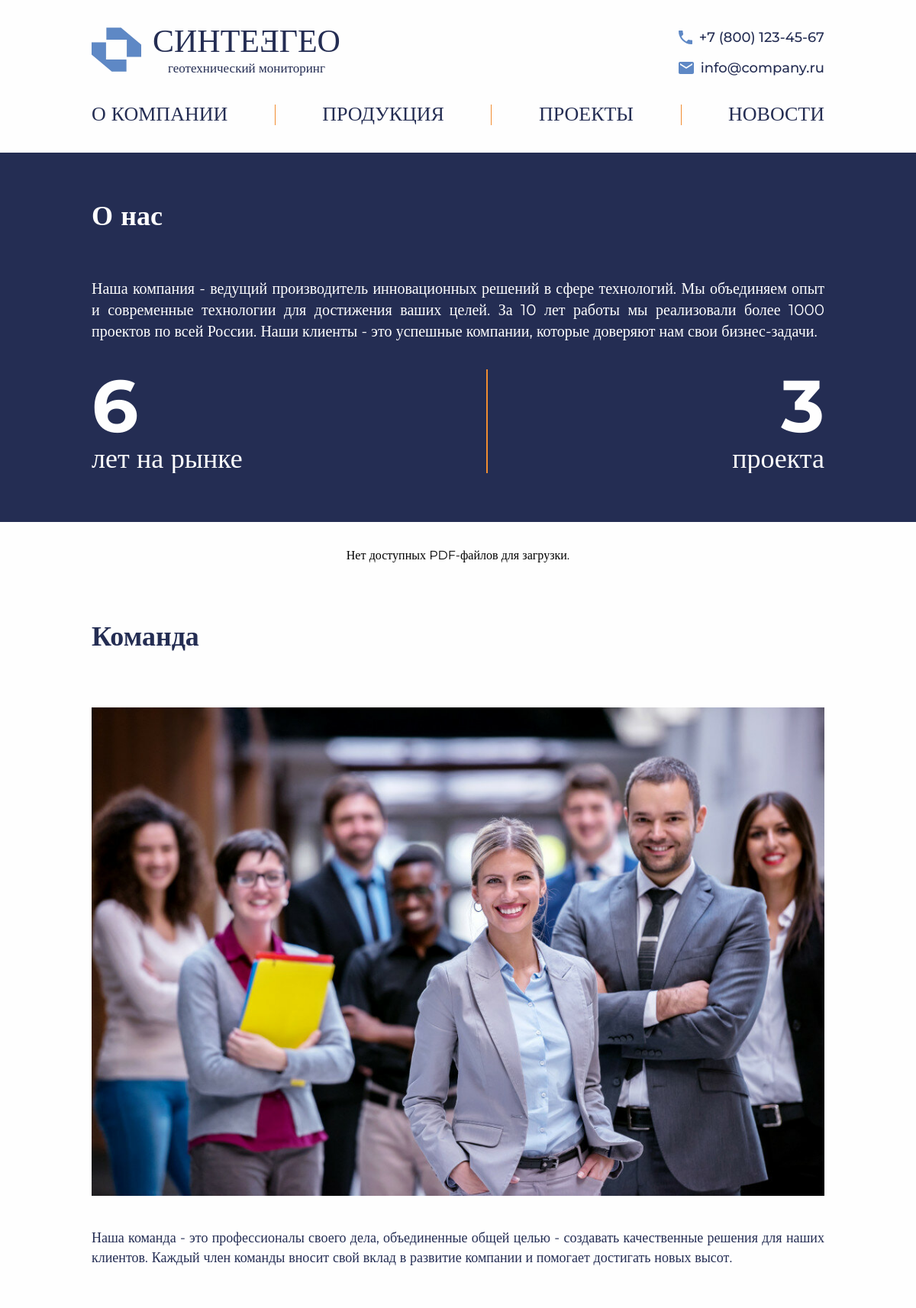
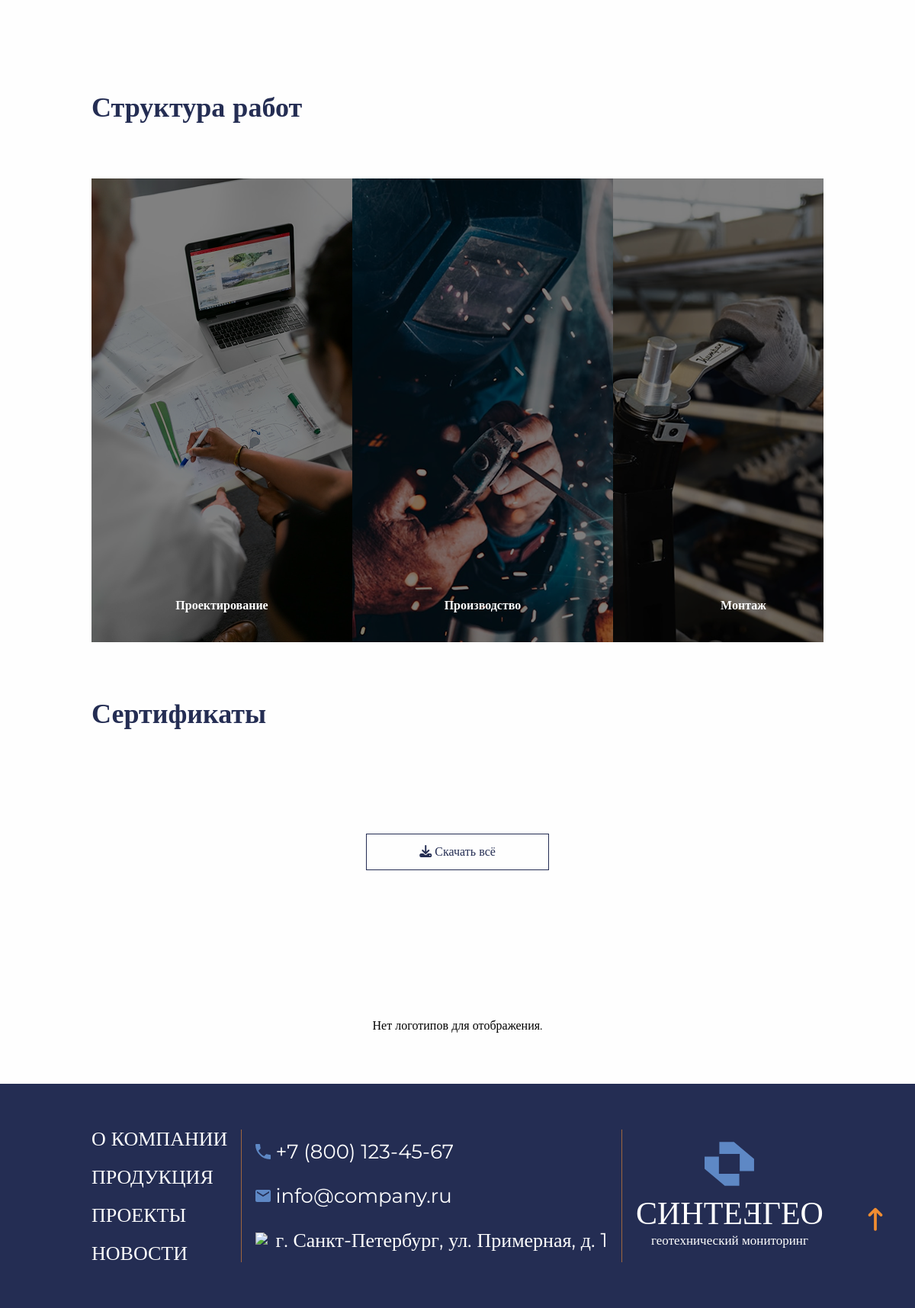
The page /about/ on the database its author committed (2 pictures, top to bottom).
### content/models.py (models this page shows, shortened)
class AboutIndex(models.Model):
    phone = models.TextField(verbose_name="Номер телефона")
    email = models.EmailField(verbose_name="Адрес электронной почтой")
    address = models.TextField(default=None, verbose_name="Адрес предприятия")
    slogan = models.TextField(verbose_name="Слоган")
    description_1 = models.TextField(
        verbose_name="Описание 'О компании' для первого блока главной страницы"
    )
    description_2 = models.TextField(
        verbose_name="Описание 'О компании' для второго блока главной страницы"
    )
    class Meta:
        verbose_name = "Наполнение главной страницы"
        verbose_name_plural = "Наполнение главной страницы (должно быть одно)"

class AboutCompany(models.Model):
    company_description = models.TextField(
        verbose_name="Текст с описанием компании в самом верху страницы"
    )
    colleagues_description = models.TextField(
        verbose_name="Текст для раздела 'Команда'", null=True
    )
    colleagues_main_image = models.ImageField(
        verbose_name="Общее фото для раздела 'Команда'",
        upload_to="company_image/",
        null=True,
        blank=True,
    )
    colleagues = models.ManyToManyField(
        "Colleague",
        related_name="companies",
        blank=True,
        verbose_name="Коллеги",
    )
    class Meta:
        verbose_name = "Наполнение раздела 'О нас'"
        verbose_name_plural = "Наполнение раздела 'О нас' (должно быть одно)"

### api/views.py (the view)
# urls.py: path("about/", about_company_view, name="about"),
def about_company_view(request):
    about_company = AboutCompany.objects.first()
    certificates = Certificate.objects.all()
    established_year = 2020
    current_year = timezone.now().year
    years_in_market = current_year - established_year
    project_count = Project.objects.count()
    logo_images = about_company.logo_images.all() if about_company else []
    company_pdfs = about_company.pdfs.all() if about_company else []
    colleagues = Colleague.objects.all()
    years_form = get_plural_form(
        years_in_market, "год на рынке", "года на рынке", "лет на рынке"
    )
    projects_form = get_plural_form(project_count, "проект", "проекта", "проектов")
    context = {
        "about_company": about_company,
        "colleagues": colleagues,
        "years_in_market": years_in_market,
        "years_form": years_form,
        "project_count": project_count,
        "projects_form": projects_form,
        "certificates": certificates,
        "logo_images": logo_images,
        "company_pdfs": company_pdfs,
    }
    return render(request, "main/about_company.html", context)

### api/context_processors.py (called while the page is built)
def about_index_processor(request):
    about_index = AboutIndex.objects.first()
    return {"about_index": about_index}

### api/utils.py (called while the page is built)
def get_plural_form(number, form1, form2, form5):
    try:
        n = abs(int(number))
    except (TypeError, ValueError):
        return form5
    if n % 100 in (11, 12, 13, 14):
        return form5
    remainder = n % 10
    if remainder == 1:
        return form1
    elif 2 <= remainder <= 4:
        return form2
    else:
        return form5

### templates/main/about_company.html (shortened to what this page needs)
{% extends 'main/base.html' %}
{% load static %}
{% block content %}
{% include 'includes_about_company/about_us.html' %}
{% include 'includes_about_company/download_section.html' %}
{% include 'includes_about_company/team_section.html' %}
{% include 'includes_about_company/structure_section.html' %}
{% include 'includes_index/sertificates.html' %}
{% include 'includes_about_company/partners_section.html' %}
{% endblock %}

### templates/includes/header.html (shortened to what this page needs)
{% load static %}
<header class="header">
  <div class="container">
    <div class="header__wrapper">
      <div class="header__main-menu">
        <div class="header__logo">
            <a href="{% url 'index' %}" class="header__logo_link">
            <div class="header__logo__icon">
                <img src="{% static 'main/src/img/logo.svg' %}" alt="Логотип" class="header__logo__img">
            </div>
            <div class="header__logo__text">
              <div class="header__logo__title">синте <span class="rotate-e">e</span> гео</div>
              <div class="header__logo__subtitle">геотехнический мониторинг</div>
            </div>
          </a>
        </div>
        <div class="header__contacts">
            <div class="header__contacts__phone">
                <img src="{% static 'main/src/icon/phone.svg' %}" alt="Телефон" class="header__contacts__phone__icon">
                <a href="tel:{{ about_index.phone }}" class="header__contacts__phone__text">{{ about_index.phone }}</a>
            </div>
            <div class="header__contacts__mail">
                <img src="{% static 'main/src/icon/email.svg' %}" alt="Email" class="header__contacts__mail__icon">
                <a href="mailto:{{ about_index.email }}" class="header__contacts__mail__text">{{ about_index.email }}</a>
            </div>
        </div>
    </div>
    <nav class="header__navbar navbar">
        <ul class="header__navbar__list">
            <a href="{% url 'about' %}" class="header__navbar__list__link">
                <li class="header__navbar__list__item">о компании</li>
            </a>
            <a href="{% url 'products' %}" class="header__navbar__list__link">
                <li class="header__navbar__list__item">продукция</li>
            </a>
            <a href="{% url 'projects' %}" class="header__navbar__list__link">
                <li class="header__navbar__list__item">проекты</li>
            </a>
            <a href="{% url 'news' %}" class="header__navbar__list__link">
                <li class="header__navbar__list__item">новости</li>
            </a>
        </ul>
    </nav>
    </div>
  </div>
</header>

### templates/includes_about_company/about_us.html
<div class="about-us">
    <div class="container">
        <h2 class="about-us__title">О нас</h2>
        <div class="about-us__desc">
            <p class="about-us__text">{{ about_company.company_description }}</p>
            <div class="about-us__info">
                <div class="about-us__info__item">
                    <div class="about-us__info__item__accent">{{ years_in_market }}</div>
                    <div class="about-us__info__item__text">{{ years_form }}</div>
                </div>
                <div class="about-us__info__devider"></div>
                <div class="about-us__info__item">
                    <div class="about-us__info__item__accent">{{ project_count }}</div>
                    <div class="about-us__info__item__text">{{ projects_form }}</div>
                </div>
            </div>
        </div>
    </div>
</div>

### templates/includes_about_company/team_section.html (shortened to what this page needs)
<section class="team">
    <div class="container">
        <h2 class="section__title team__title">Команда</h2>
        <div class="team__inner">
            <div class="team__preview">
                <img src="{{ about_company.colleagues_main_image.url }}" alt="" class="team__preview__img">
            </div>
            <div class="team__content">
                <p class="team__content__paragraph">
                    {{ about_company.colleagues_description }}
                </p>
            </div>
        </div>
    </div>
</section>

### templates/includes/footer.html (shortened to what this page needs)
{% load static %}
<footer class="footer">
    <div class="container">
        <div class="footer__wrapper">
            <nav class="footer__navbar navbar">
                <ul class="footer__navbar__list">
                    <li><a href="{% url 'about' %}" class="footer__navbar__list__link">О компании</a></li>
                    <li><a href="{% url 'products' %}" class="footer__navbar__list__link">Продукция</a></li>
                    <li><a href="{% url 'projects' %}" class="footer__navbar__list__link">Проекты</a></li>
                    <li><a href="{% url 'news' %}" class="footer__navbar__list__link">Новости</a></li>
                </ul>
            </nav>
            <div class="footer__contacts">
                <div class="footer__contacts__phone">
                    <img src="{% static 'main/src/icon/phone.svg' %}" alt="Телефон" class="footer__contacts__phone__icon">
                    <a href="tel:{{ about_index.phone }}" class="footer__contacts__phone__text">{{ about_index.phone }}</a>
                </div>
                <div class="footer__contacts__mail">
                    <img src="{% static 'main/src/icon/email.svg' %}" alt="Email" class="footer__contacts__mail__icon">
                    <a href="mailto:{{ about_index.email }}" class="footer__contacts__phone__text">{{ about_index.email }}</a>
                </div>
                <div class="footer__contacts__address">
                    <img src="{% static 'main/src/icon/location.png' %}" alt="Адрес" class="footer__contacts__address__icon">
                    <a href="https://yandex.ru/maps/-/CLRBUMMN" target="_blank" class="footer__contacts__phone__text">
                        {{ about_index.address }}
                    </a>
                </div>
            </div>
            <div class=" footer__logo">
                <a href="/" class="footer__logo_link">
                  <div class="footer__logo__icon">
                    <img src="{% static 'main/src/img/logo.svg' %}" alt="Логотип" class="footer__logo__img">
                  </div>
                  <div class="footer__logo__text">
                    <div class="footer__logo__title">синте <span class="rotate-e">e</span> гео</div>
                    <div class="footer__logo__subtitle">геотехнический мониторинг</div>
                  </div>
                </a>
              </div>
        </div>
    </div>
</footer>

### rows shown on the page
AboutIndex: phone "+7 (800) 123-45-67", email "info@company.ru", address "г. Санкт-Петербург, ул. Примерная, д. 1"
AboutCompany: company_description "Наша компания - ведущий производитель инновационных решений в сфере технологий. Мы объединяем опыт и современные технологии для достижения ваших целей. За 10 лет работы мы реализовали более 1000 проектов по всей России. Наши клиенты - это успешные компании, которые доверяют нам свои бизнес-задачи.", colleagues_main_image (picture), colleagues_description "Наша команда - это профессионалы своего дела, объединенные общей целью - создавать качественные решения для наших клиентов. Каждый член команды вносит свой вклад в развитие компании и помогает достигать новых высот."

### other values the page prints
{{ years_form }} "лет на рынке"
{{ project_count }} "3"
{{ projects_form }} "проекта"
